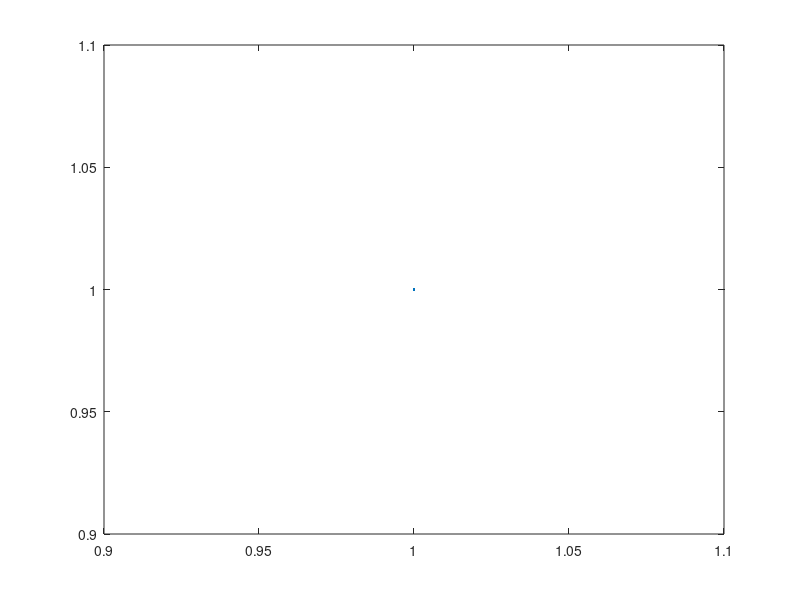
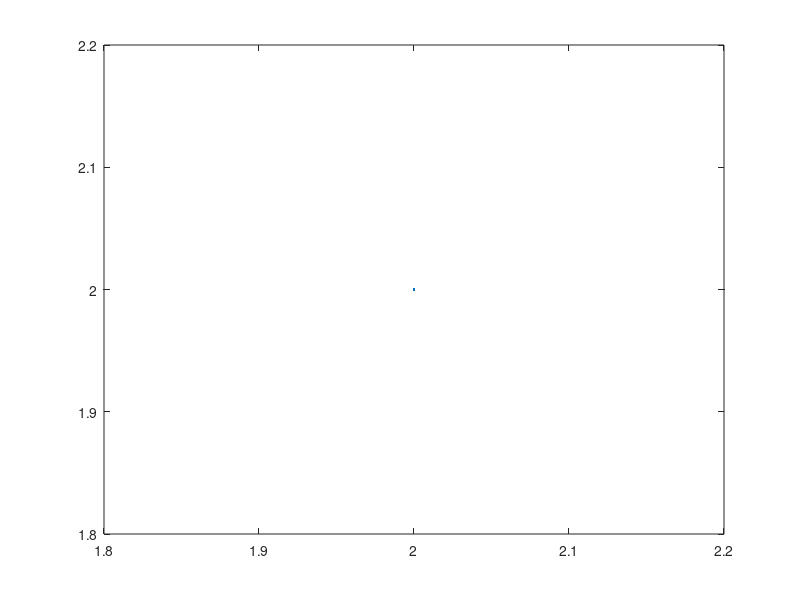
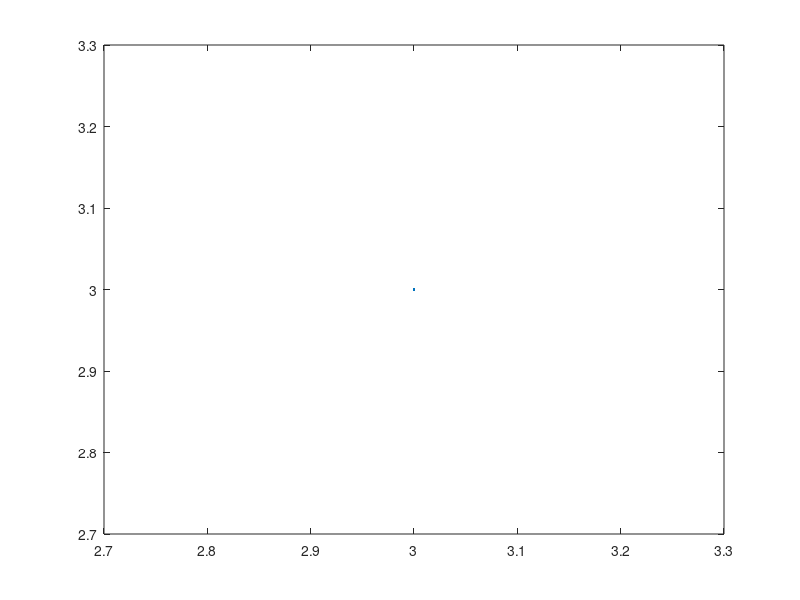

MATLAB code for these plots, in order:
h=figure(1); plot(1,1); set(h,'WindowStyle','docked')
h=figure(2); plot(2,2); set(h,'WindowStyle','docked')
h=figure(3); plot(3,3); set(h,'WindowStyle','docked')